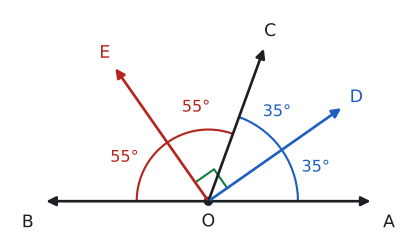

The Python source for this figure:
import sys; sys.path.insert(0, "tools")
from cizim import *

# A, O, B doğrusal; m(AOC)=70°, m(COB)=110°. [OD, AOC'nin; [OE, COB'nin açıortayı. m(DOE)=35+55=90°.
def yon(d): return np.array([np.cos(np.radians(d)), np.sin(np.radians(d))])
O = np.array([0.0, 0.0]); L = 2.3
fig, ax = sekil(5.5, 3.2)
ax.set_aspect("equal"); ax.axis("off")
def isin(d, ad, renk=YAZI, ls="-", dxy=(0, 0)):
    P = O + L * yon(d)
    ax.annotate("", xy=P, xytext=O, arrowprops=dict(arrowstyle="-|>", color=renk, lw=2, ls=ls, mutation_scale=14))
    ax.text(*(P + 0.22 * yon(d) + np.array(dxy)), ad, color=renk, ha="center", va="center", fontsize=13)
isin(0, "A", dxy=(0, -0.3)); isin(180, "B", dxy=(0, -0.3)); isin(70, "C")
isin(35, "D", renk=MAVI); isin(125, "E", renk=KIRMIZI)
ax.plot(*O, "o", color=YAZI, markersize=6); ax.text(0, -0.35, "O", ha="center", fontsize=13)
for a1, a2, r, ad, renk in ((0, 35, 1.25, "35°", MAVI), (35, 70, 1.25, "35°", MAVI),
                            (70, 125, 1.0, "55°", KIRMIZI), (125, 180, 1.0, "55°", KIRMIZI)):
    ax.add_patch(patches.Arc(O, 2 * r, 2 * r, theta1=a1, theta2=a2, color=renk, lw=1.6))
    m = np.radians((a1 + a2) / 2)
    ax.text(*(O + (r + 0.32) * np.array([np.cos(m), np.sin(m)])), ad, color=renk, fontsize=12, ha="center", va="center")
# DOE dik açı işareti
s = 0.32; p1, p2 = s * yon(35), s * yon(125)
ax.plot([p1[0], p1[0] + p2[0], p2[0]], [p1[1], p1[1] + p2[1], p2[1]], color=YESIL, lw=1.6)
ax.set_xlim(-2.8, 2.8); ax.set_ylim(-0.6, 2.7)
kaydet(fig, __file__)
